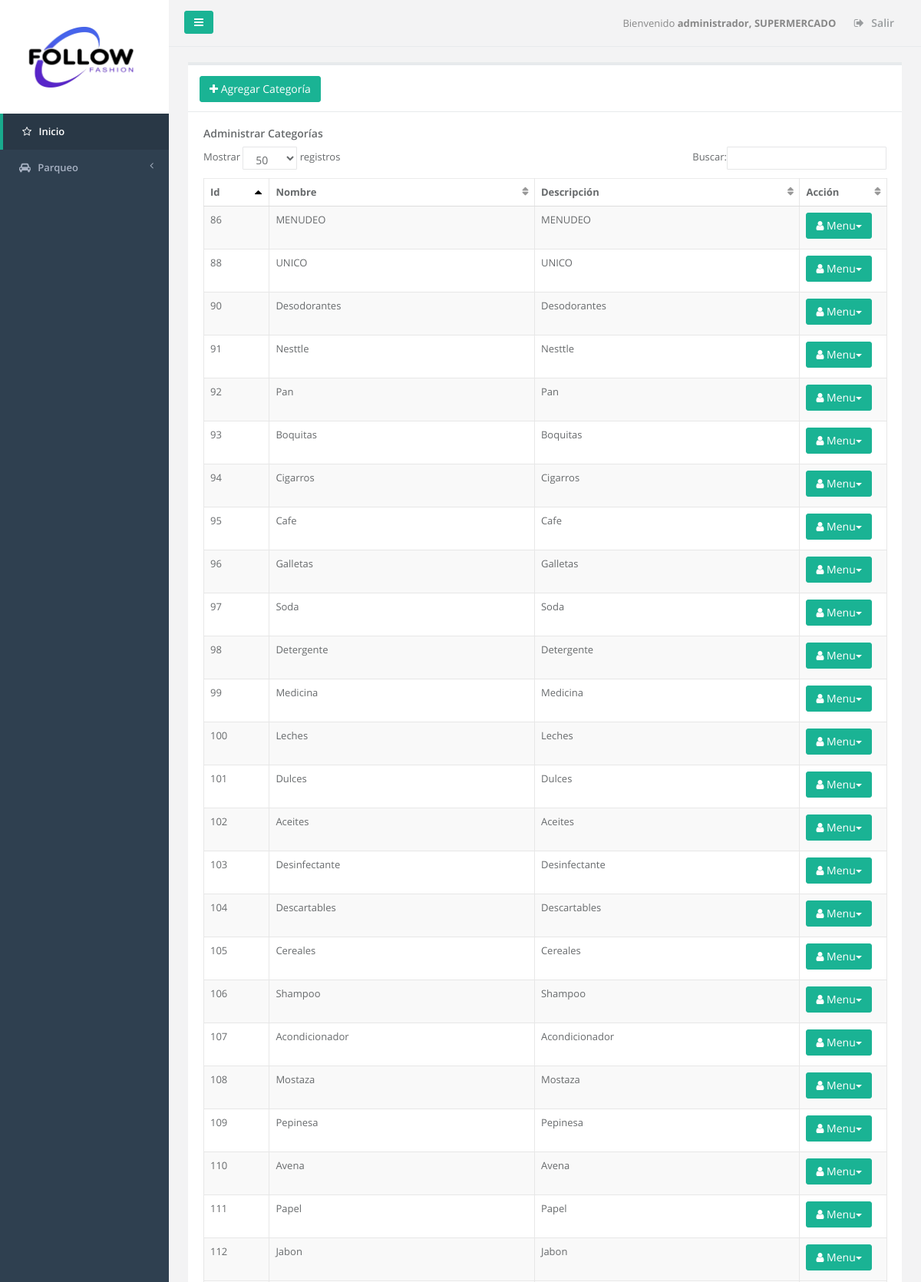
/admin_categoria.php (signed in, upper part), run on the app's committed database.
### tables this page shows
CREATE TABLE `menu` (
  `id_server` int(11) NOT NULL,
  `unique_id` text NOT NULL,
  `id_menu` int(11) NOT NULL,
  `nombre` varchar(250) DEFAULT NULL,
  `prioridad` int(11) DEFAULT NULL,
  `icono` varchar(250) NOT NULL,
  `visible` tinyint(1) NOT NULL
);

CREATE TABLE `sucursal` (
  `id_server` int(11) NOT NULL,
  `unique_id` text NOT NULL,
  `id_sucursal` int(11) NOT NULL,
  `descripcion` text NOT NULL,
  `direccion` varchar(255) NOT NULL,
  `telefono1` varchar(20) NOT NULL,
  `telefono2` varchar(20) NOT NULL,
  `casa_matriz` tinyint(1) NOT NULL,
  `iva` float NOT NULL,
  `monto_retencion1` float NOT NULL,
  `monto_retencion10` float NOT NULL,
  `monto_percepcion` float NOT NULL,
  `n_sucursal` int(11) NOT NULL,
  `vigencia_factura` int(11) NOT NULL,
  `vigencia_pedido` int(11) NOT NULL,
  `giro` varchar(100) NOT NULL,
  `nrc` varchar(100) NOT NULL,
  `nit` varchar(100) NOT NULL,
  `razon_social` varchar(150) NOT NULL,
  `logo` varchar(150) NOT NULL,
  `serie_cof` varchar(100) NOT NULL,
  `desde_cof` int(11) NOT NULL,
  `hasta_cof` int(11) NOT NULL,
  `serie_ccf` varchar(100) NOT NULL,
  `desde_ccf` int(11) NOT NULL,
  `hasta_ccf` int(11) NOT NULL,
  `ultima_act` date NOT NULL
);

CREATE TABLE `categoria` (
  `id_server` int(11) NOT NULL,
  `unique_id` text NOT NULL,
  `id_categoria` int(11) NOT NULL,
  `nombre_cat` varchar(30) NOT NULL,
  `descripcion` varchar(150) NOT NULL,
  `id_sucursal` int(11) NOT NULL
);

### _conexion.php (called while the page is built, shortened)
<?php
$username = "root";
$password = "admin$";
$hostname = "localhost";
$dbname = "follow_fashion";
$conexion = mysqli_connect("$hostname","$username","$password","$dbname");
function _query($sql_string){
  global $conexion;
  mysqli_set_charset($conexion,"utf8");
  $query=mysqli_query($conexion,$sql_string);
  return $query;
}
function _fetch_array($sql_string){
  $fetched = mysqli_fetch_array($sql_string,MYSQLI_ASSOC);
  return $fetched;
}
function _num_rows($sql_string){
  $rows = mysqli_num_rows($sql_string);
  return $rows;
}
function get_name_script($url){
  if ( strpos($url, '/') !== FALSE ){
    $nombre_archivo_tmp = explode('/', $url);
  }
  $nombre_archivo= array_pop($nombre_archivo_tmp );
  return  $nombre_archivo;
}
function permission_usr($id_user,$filename){
  $sql1="SELECT menu.id_menu, menu.nombre as nombremenu, menu.prioridad,
  modulo.id_modulo,  modulo.nombre as nombremodulo, modulo.descripcion, modulo.filename,
  usuario_modulo.id_usuario,usuario.admin as admin
  FROM menu, modulo, usuario_modulo, usuario
  WHERE usuario.id_usuario='$id_user'
  AND menu.id_menu=modulo.id_menu
  AND usuario.id_usuario=usuario_modulo.id_usuario
  AND usuario_modulo.id_modulo=modulo.id_modulo
  AND modulo.filename='$filename'
  ";
  $result1=_query($sql1);
  $count1=_num_rows($result1);
  if($count1 >0){
    $row1=_fetch_array($result1);
    $admin=$row1['admin'];
    $nombremodulo=$row1['nombremodulo'];
    $filename=$row1['filename'];
    $name_link=$filename;
  }
  else{
    $name_link='NOT';
  }
  return $name_link;
}
?>

### admin_categoria.php (the view, shortened to what this page needs)
<?php
$title = "Administrar Categorías";
$_PAGE = array ();
$_PAGE ['links'] = null;
$_PAGE ['links'] .= '<link href="css/bootstrap.min.css" rel="stylesheet">';
$_PAGE ['links'] .= '<link href="font-awesome/css/font-awesome.css" rel="stylesheet">';
$_PAGE ['links'] .= '<link href="css/plugins/iCheck/custom.css" rel="stylesheet">';
$_PAGE ['links'] .= '<link href="css/plugins/chosen/chosen.css" rel="stylesheet">';
$_PAGE ['links'] .= '<link href="css/plugins/toastr/toastr.min.css" rel="stylesheet">';
$_PAGE ['links'] .= '<link href="css/plugins/jQueryUI/jquery-ui-1.10.4.custom.min.css" rel="stylesheet">';
$_PAGE ['links'] .= '<link href="css/plugins/jqGrid/ui.jqgrid.css" rel="stylesheet">';
$_PAGE ['links'] .= '<link href="css/plugins/dataTables/dataTables.bootstrap.css" rel="stylesheet">';
$_PAGE ['links'] .= '<link href="css/plugins/dataTables/dataTables.responsive.css" rel="stylesheet">';
$_PAGE ['links'] .= '<link href="css/plugins/dataTables/dataTables.tableTools.min.css" rel="stylesheet">';
$_PAGE ['links'] .= '<link href="css/animate.css" rel="stylesheet">';
$_PAGE ['links'] .= '<link href="css/style.css" rel="stylesheet">';
include_once "header.php";
include_once "main_menu.php";
$sql="SELECT * FROM categoria ORDER BY nombre_cat ASC";
$result=_query($sql);
$id_user=$_SESSION["id_usuario"];
$admin=$_SESSION["admin"];
$uri = $_SERVER['SCRIPT_NAME'];
$filename=get_name_script($uri);
$links=permission_usr($id_user, $filename);
	?>
	<div class="wrapper wrapper-content  animated fadeInRight">
		<div class="row" id="row1">
			<div class="col-lg-12">
				<div class="ibox float-e-margins">
					<?php
					if ($links!='NOT' || $admin=='1' ){
					echo"<div class='ibox-title'>";
					$filename='agregar_categoria.php';
					$link=permission_usr($id_user,$filename);
					if ($link!='NOT' || $admin=='1' )
					echo "<a  data-toggle='modal' href='agregar_categoria.php' class='btn btn-primary' role='button' data-target='#viewModal' data-refresh='true'><i class='fa fa-plus icon-large'></i> Agregar Categoría</a>";
					echo "</div>";
					?>
					<div class="ibox-content">
						<header>
							<h4><?php echo $title; ?></h4>
						</header>
						<section>
							<table class="table table-striped table-bordered table-hover"id="editable">
								<thead>
									<tr>
										<th class="col-lg-1">Id</th>
										<th class="col-lg-4">Nombre</th>
										<th class="col-lg-4">Descripción</th>
										<th class="col-lg-1">Acción</th>
									</tr>
								</thead>
								<tbody>
									<?php
									while($row=_fetch_array($result))
									{
										echo "<tr>";
										echo"<td>".$row['id_categoria']."</td>
										<td>".$row['nombre_cat']."</td>
										<td>".$row['descripcion']."</td>
										";
										echo"<td><div class='btn-group'>
										<a href='#' data-toggle='dropdown' class='btn btn-primary dropdown-toggle'><i class='fa fa-user icon-white'></i> Menu<span class='caret'></span></a>
										<ul class='dropdown-menu dropdown-primary'>";
										echo "</ul>
										</div>
										</td>
										</tr>";
									}
									?>
								</tbody>
							</table>
						</section>
					</div>
				</div>
				</div>
			</div>
		</div>
		<?php
		include ("footer.php");
	}
	else {
		echo "<br><br><div class='alert alert-warning'>No tiene permiso para este modulo.</div></div></div></div></div>";
		include ("footer.php");
	}
	?>

### main_menu.php (shortened to what this page needs)
<nav class="navbar-default navbar-static-side" role="navigation">
  <div class="sidebar-collapse">
    <ul class="nav" id="side-menu">
      <li class="nav-header" style="background: #FFFFFF;">
        <div class="dropdown profile-element">
          <span>
            <img alt="image" class="img-responsive" src="img/62b1ee1c1c090_follow_logo.png" width="180px" style="margin-left: -3%;">
          </span>
      </div>
    </li>
    <?php
    $id_user=$_SESSION["id_usuario"];
    $admin=$_SESSION["admin"];
    $icono='fa fa-star-o';
    $sql_menus="SELECT id_menu, nombre, prioridad,icono FROM menu order by prioridad";
    $result=_query($sql_menus);
    $main_lnk='dashboard.php';
    if($admin=='1')
    {
      echo  "<li class='active'>";
      echo "<a href='dashboard.php'><i class='".$icono."'></i> <span class='nav-label'>Inicio</span></a>";
      echo  "</li>";
    }
    else
    {
      echo  "<li class='active'>";
      echo "<a href='dashboard.php'><i class='".$icono."'></i> <span class='nav-label'>Inicio</span></a>";
      echo  "</li>";
    }
    while($row=_fetch_array($result))
    {
      $menuname=$row['nombre'];
      $id_menu=$row['id_menu'];
      $icono=$row['icono'];
      if($admin=='1')
      {
        $sql_links="SELECT distinct menu.id_menu, menu.nombre as nombremenu, menu.prioridad,
        modulo.id_modulo, modulo.nombre as nombremodulo, modulo.descripcion, modulo.filename, usuario.admin
        FROM menu, modulo, usuario
        WHERE usuario.id_usuario='$id_user'
        AND usuario.admin='1'
        AND menu.id_menu='$id_menu'
        AND menu.id_menu=modulo.id_menu
        AND modulo.mostrarmenu='1'
        AND menu.visible=1
        ";
      }
      $result_modules=_query($sql_links);
      $numrow2=_num_rows($result_modules);
      if($numrow2>0)
      {
        echo "<li><a href='".$main_lnk."'><i class='".$icono."'></i></i> <span class='nav-label'>".$menuname."</span> <span class='fa arrow'></span></a>";
        echo" </li>";
      }
    }
  ?>
</div>
</nav>
<div id="page-wrapper" class="gray-bg">
  <div class="row border-bottom">
    <nav class="navbar navbar-static-top" role="navigation" style="margin-bottom: 0">
      <div class="navbar-header">
        <a class="navbar-minimalize minimalize-styl-2 btn btn-primary"><i class="fa fa-bars"></i> </a>
      </div>
      <?php
      $id_sucursal=$_SESSION["id_sucursal"];
      $qsucursal=_query("SELECT descripcion FROM sucursal WHERE id_sucursal='$id_sucursal'");
      $row_sucursal=_fetch_array($qsucursal);
      $sucursal=$row_sucursal["descripcion"];
      ?>
      <ul class="nav navbar-top-links navbar-right">
        <li>
          <span class="m-r-sm text-muted welcome-message">Bienvenido <b><?php echo $_SESSION["nombre"].", ".$sucursal ?> </b></span>
        </li>
        <li>
          <a href="logout.php">
            <i class="fa fa-sign-out"></i> Salir
          </a>
        </li>
      </ul>
    </nav>
  </div>

### data on the page
menu: nombre "Parqueo"
sucursal: descripcion "SUPERMERCADO"
categoria: id_categoria "102", nombre_cat "Aceites", descripcion "Aceites"
categoria: id_categoria "107", nombre_cat "Acondicionador", descripcion "Acondicionador"
categoria: id_categoria "110", nombre_cat "Avena", descripcion "Avena"
categoria: id_categoria "93", nombre_cat "Boquitas", descripcion "Boquitas"
categoria: id_categoria "95", nombre_cat "Cafe", descripcion "Cafe"
categoria: id_categoria "105", nombre_cat "Cereales", descripcion "Cereales"
categoria: id_categoria "94", nombre_cat "Cigarros", descripcion "Cigarros"
categoria: id_categoria "104", nombre_cat "Descartables", descripcion "Descartables"
categoria: id_categoria "103", nombre_cat "Desinfectante", descripcion "Desinfectante"
categoria: id_categoria "90", nombre_cat "Desodorantes", descripcion "Desodorantes"
categoria: id_categoria "98", nombre_cat "Detergente", descripcion "Detergente"
categoria: id_categoria "101", nombre_cat "Dulces", descripcion "Dulces"
categoria: id_categoria "96", nombre_cat "Galletas", descripcion "Galletas"
categoria: id_categoria "112", nombre_cat "Jabon", descripcion "Jabon"
categoria: id_categoria "100", nombre_cat "Leches", descripcion "Leches"
categoria: id_categoria "99", nombre_cat "Medicina", descripcion "Medicina"
categoria: id_categoria "86", nombre_cat "MENUDEO", descripcion "MENUDEO"
categoria: id_categoria "108", nombre_cat "Mostaza", descripcion "Mostaza"
categoria: id_categoria "91", nombre_cat "Nesttle", descripcion "Nesttle"
categoria: id_categoria "92", nombre_cat "Pan", descripcion "Pan"
categoria: id_categoria "111", nombre_cat "Papel", descripcion "Papel"
categoria: id_categoria "109", nombre_cat "Pepinesa", descripcion "Pepinesa"
categoria: id_categoria "106", nombre_cat "Shampoo", descripcion "Shampoo"
categoria: id_categoria "97", nombre_cat "Soda", descripcion "Soda"
categoria: id_categoria "88", nombre_cat "UNICO", descripcion "UNICO"

### other printed values
$_SESSION["nombre"] "administrador"
$title "Administrar Categorías"
